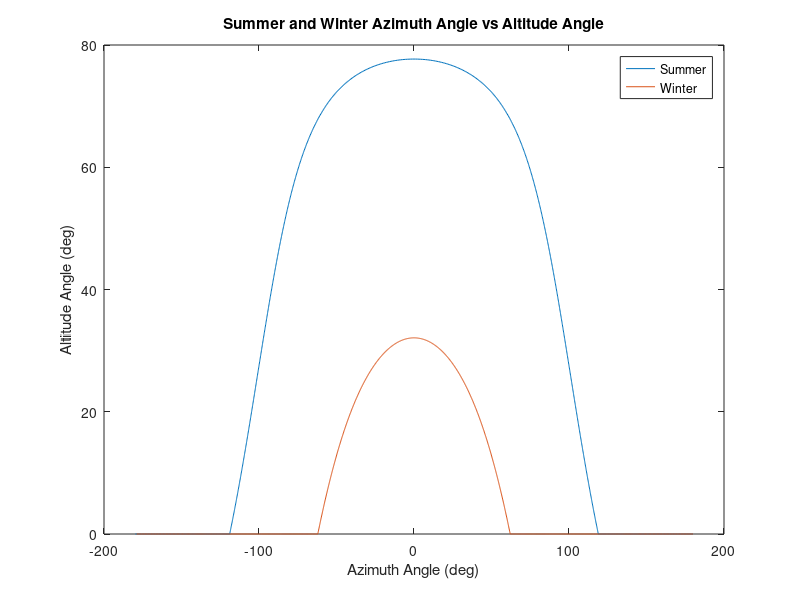
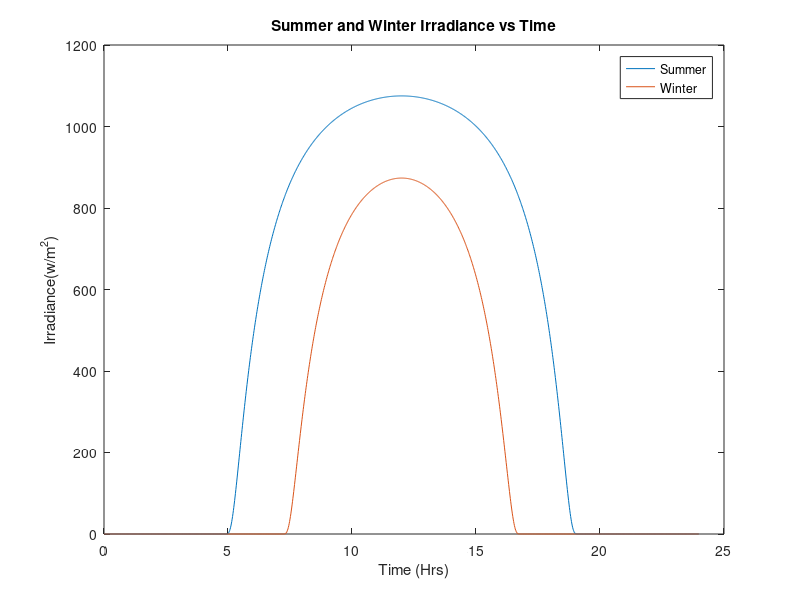
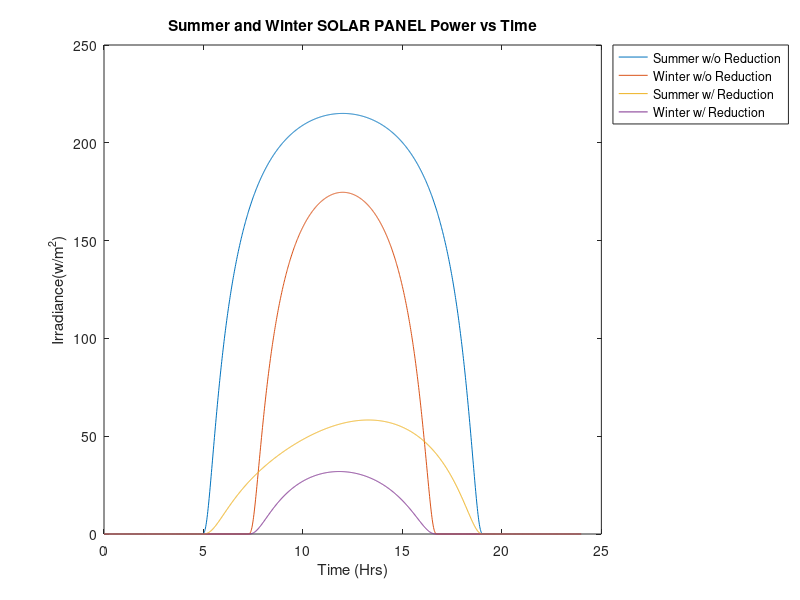

MATLAB code for these plots, in order:
%% Reset Everything

close all

%% Time / Hour Angle
tm = 0:1:1439;  %Increment minutes in one day
th = tm/60;     %Convert so that it increments fraction of hrs in one day.
h = 12 - th;    %Convert to difference between solar noon
H = 15*h;       %Convert to Hour Angle 

%% Declimantion Angle
%  23.45sin[(360/365)(n-81)]

% Summer Day: July 1st
n_sum = 181; %days
n_win = 372; %days
sum_declimation = 23.45.*sind((360/365).*(n_sum - 81));
win_declimation = 23.45.*sind((360/365).*(n_win - 81));
        
%% Altitude Angle 
% Altitude angle at solar noon, Bn - angle between the sun and the local
% horizon:
    % Bn = 90 - Lat - Dec.
    
    % Location:
        % Latitude: 35.484 deg.
        % Longitude: 120.672 deg. 
        lat = 35.484;
        
    % Sin(beta) = cos(Lat)cos(Dec)cos(H) + sin(Lat)sin(Dec)
    sum_coslat = cosd(lat);
    sum_cosDec = cosd(sum_declimation);
    sum_cosH = cosd(H);
    sum_sinlat = sind(lat);
    sum_sinDec = sind(sum_declimation);
    sum_sinbeta = ((sum_coslat.*sum_cosDec.*sum_cosH) +  sum_sinlat.*sum_sinDec);
    sum_altitude_angle = asind(sum_sinbeta);
    
    win_coslat = cosd(lat);
    win_cosDec = cosd(win_declimation);
    win_cosH = cosd(H);
    win_sinlat = sind(lat);
    win_sinDec = sind(win_declimation);
    win_sinbeta = (win_coslat.*win_cosDec.*win_cosH) +  win_sinlat.*win_sinDec;
    win_altitude_angle = asind(win_sinbeta);
    
    
        
    %sum_altitude = 90 - lat - sum_declimation
    %win_altitude = 90 - lat - win_declimation
    
    %% Azimuth Angle 
% The azimuth angle, Az, of the sun or a celetial body (St) is depending on
% it's declination, Dec, and altitude, Alt, and on the Lat of the observer.

% azimuth angle: 
    % sin(phi) = [cos(Dec)sin(H)]/cos(altitude_angle)
    
sum_sinH = sind(H);
sum_cosBeta = cosd(sum_altitude_angle);

sum_sinphi = ((sum_cosDec.*sum_sinH)./sum_cosBeta);
sum_azimuth_angle = asind(sum_sinphi);

win_sinH = sind(H);
win_cosBeta = cosd(win_altitude_angle);

win_sinphi = (win_cosDec.*win_sinH)./win_cosBeta;
win_azimuth_angle = asind(win_sinphi);

 for i=1:length(H)
     if (sum_cosH(i) >= (tand(sum_declimation)/tand(lat)))
     else if(sum_azimuth_angle(i)<0)
        sum_azimuth_angle(i) = -180 - sum_azimuth_angle(i);
     else 
     sum_azimuth_angle(i) = 180 - sum_azimuth_angle(i);
         end
     end
 end
 
 for i=1:length(H)
     if(sum_altitude_angle(i) < 0)
         sum_altitude_angle(i) = 0;
     end
 end
 
  for i=1:length(H)
     if (win_cosH(i) >= (tand(win_declimation)/tand(lat)))
     else if(win_azimuth_angle(i)<0)
        win_azimuth_angle(i) = -180 - win_azimuth_angle(i);
     else 
     win_azimuth_angle(i) = 180 - win_azimuth_angle(i);
         end
     end
  end
  
   for i=1:length(H)
     if(win_altitude_angle(i) < 0)
         win_altitude_angle(i) = 0;
     end
   end
 
figure(1)
plot(sum_azimuth_angle , sum_altitude_angle)
xlabel('Azimuth Angle (deg)')
ylabel('Altitude Angle (deg)')
hold on
plot(win_azimuth_angle , win_altitude_angle)
title('Summer and Winter Azimuth Angle vs Altitude Angle')
legend('Summer', 'Winter', 'Location', 'NorthEast')


%% Irradiance 
% Irradiance of atmosphere: 1377 w/m^2

sum_AM = 1./sind(sum_altitude_angle);
win_AM = 1./sind(win_altitude_angle);

sum_I = 1377.*(0.7.^(sum_AM).^(0.678));
win_I = 1377.*(0.7.^(win_AM).^(0.678));

figure(2)
plot(th, sum_I)
hold on 
plot(th, win_I)
xlabel('Time (Hrs)')
ylabel('Irradiance(w/m^2)')
title('Summer and Winter Irradiance vs Time')
legend('Summer', 'Winter', 'Location', 'NorthEast')


sum_array_energy = ((th(2:end)-th(1:end-1)).*(sum_I(2:end)+sum_I(1:end-1)))/2;
sum_energy = sum(sum_array_energy)

win_array_energy = ((th(2:end)-th(1:end-1)).*(win_I(2:end)+win_I(1:end-1)))/2;
win_energy = sum(win_array_energy)

%% Amount of Daylight

sum_HSR_pos = acosd(-tand(lat).*tand(sum_declimation));
sum_HSR_neg = acosd((tand(lat).*tand(sum_declimation)));
win_HSR_pos = acosd(-tand(lat).*tand(win_declimation));
win_HSR_neg = acosd((tand(lat).*tand(win_declimation)));

sum_sunrise_pos = 12 - sum_HSR_pos/15
sum_sunrise_neg = 24 - sum_HSR_neg/15
win_sunrise_pos = 12 - win_HSR_pos/15
win_sunrise_neg = 24 - win_HSR_neg/15

sum_sunlight = sum_sunrise_neg - sum_sunrise_pos
win_sunlight = win_sunrise_neg - win_sunrise_pos

%% Average Energy Per Daylight Hour
sum_average_energy = sum_energy./sum_sunlight
win_average_energy = win_energy./win_sunlight

%% Solar Panel Where Efficiency is 20%
eta = 0.2;
sum_solar_panel = eta.*sum_I;
win_solar_panel = eta.*win_I;

figure(3)
plot(th, sum_solar_panel)
hold on
plot(th, win_solar_panel)
xlabel('Time (Hrs)')
ylabel('Irradiance(w/m^2)')
title('Summer and Winter SOLAR PANEL Power vs Time')

temp_coeff = 0.38/100; %Power Temperature Coefficient 0.38%/deg C.

%Ambient Temperature of Site in degree F
sum_temp = 75 + 30*sin(0.0043633*(tm - 540));
win_temp = 51 + 19*sin(0.0043633*(tm - 300));

%Panel Temperature of Panel in degree F
sum_panel_temp_F = sum_temp + 0.05625.*sum_I;
win_panel_temp_F = win_temp + 0.05625.*win_I;

%Converting deg F to deg C
sum_panel_temp_C = (sum_panel_temp_F - 32)*(5/9);
win_panel_temp_C = (win_panel_temp_F - 32)*(5/9);

%Scalar Value Due to Degrees in C
sum_scalar = temp_coeff.*sum_panel_temp_C;
win_scalar = temp_coeff.*win_panel_temp_C;

%Find Actual Power Generation Versus Time With The Effect of Temperature
sum_actual_panel = sum_scalar.*sum_solar_panel;
win_actual_panel = win_scalar.*win_solar_panel;

hold on
plot(th, sum_actual_panel)
plot(th, win_actual_panel)
legend('Summer w/o Reduction', 'Winter w/o Reduction', 'Summer w/ Reduction', 'Winter w/ Reduction','Location', 'NorthEastOutside')

    